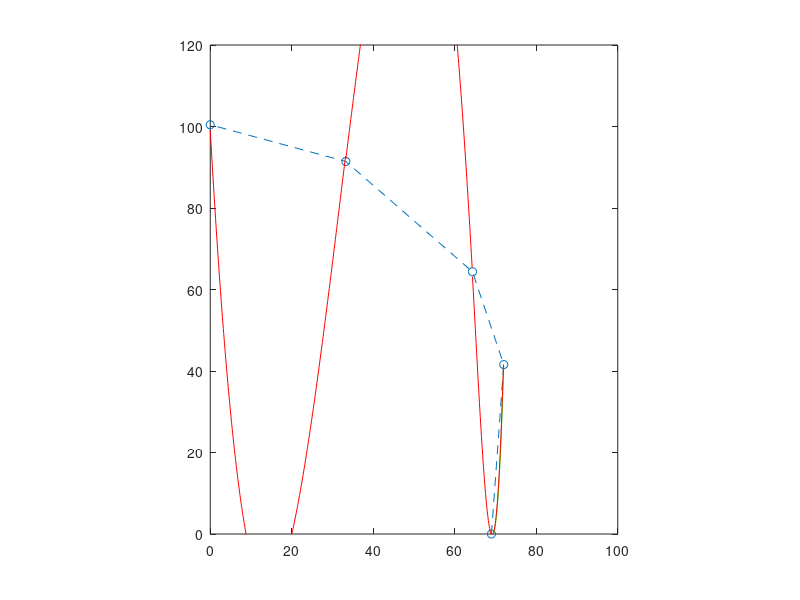

Here is the MATLAB script that generated this plot:
t1 = 86.3/5.5;
t2 = pi/180;
x = [5.5*t1 5.3*t1*cos(30*t2) 5.8*t1*cos(45*t2) 6.2*t1*cos(70*t2) 0];
y = [0 5.3*t1*sin(30*t2) 5.8*t1*sin(45*t2) 6.2*t1*sin(70*t2) 6.4*t1];
x(1) = 69;
%cubic spline
pp = spline(x, y);
%from pp
x1 = (x(1):0.1:x(2));

eq1 = 0.3577*(-x1+x(2)).^3+4.1831 *(-x1+x(2)).^2-2.1293*(-x1+x(2))+0;
x2 = (x(3):0.1:x(2));
eq2 = 0.3577 *(-x2+x(2)).^3-0.8048*(-x2+x(2)).^2-17.8319*(-x2+x(2))+64.3519;
x3 = (x(4):0.1:x(3));
eq3 = -0.0083*(-x3+x(3)).^3-0.02768*(-x3+x(3)).^2+8.0388 *(-x3+x(3))+91.4167;
x4 = (x(5):0.1:x(4));
eq4 = -0.0083*(-x4+x(4)).^3+0.8044*(-x4+x(4)).^2-17.8084*(-x4+x(4))+100.4218;
figure
plot(x, y, 'o--');
hold;
plot(flip(x1), eq1, 'g');
plot(flip(x2), eq2,'r');
plot(flip(x3), eq3,'r');
plot(flip(x4), eq4,'r');
axis equal
axis([0 100 0 120])
